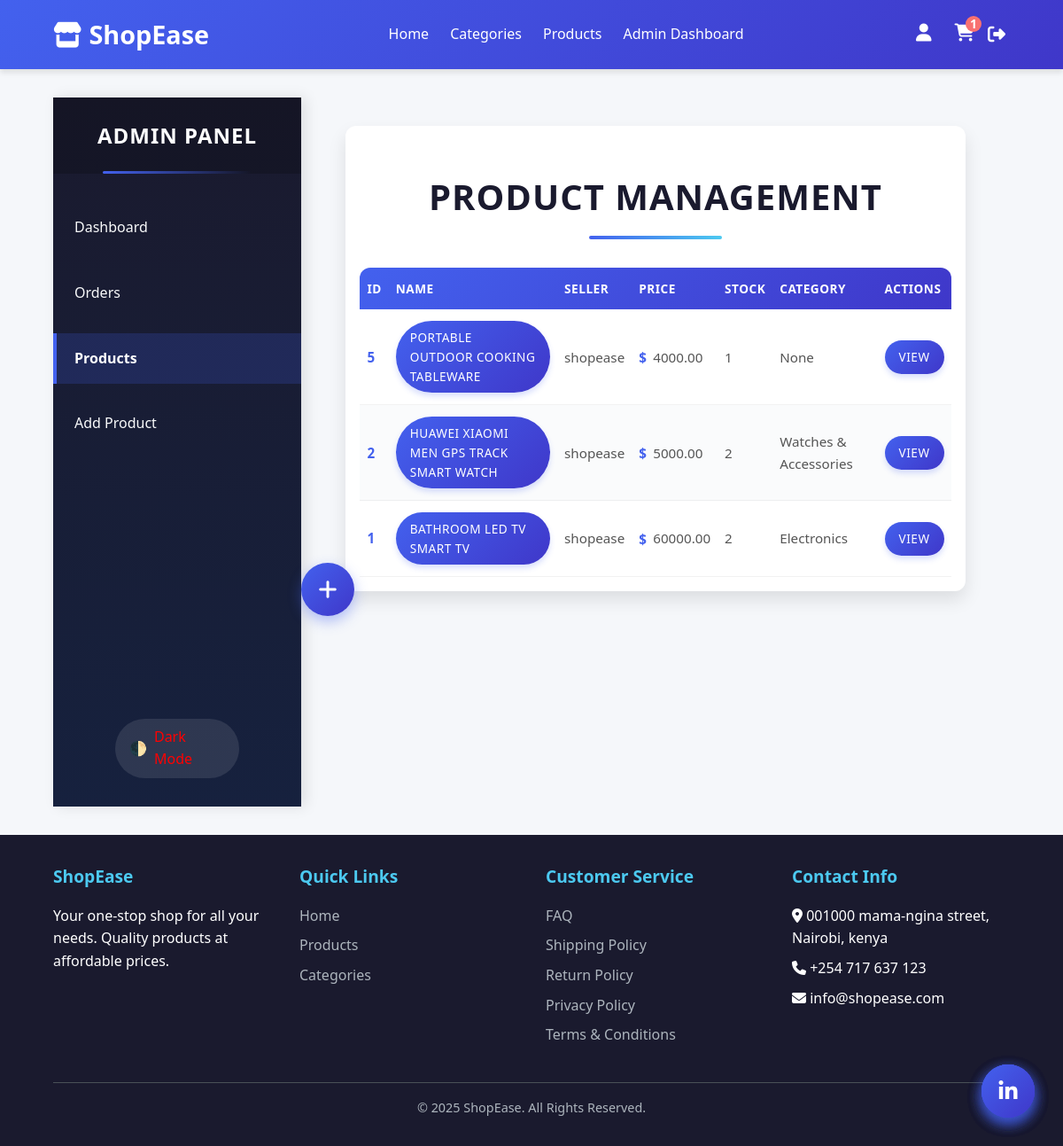
Screenshot of /admin-panel/products/ (signed in) with the database file from the repository.
### shop/models.py (models this page shows, shortened)
class Product(models.Model):
    seller = models.ForeignKey(User, on_delete=models.CASCADE, related_name="products")
    name = models.CharField(max_length=255)
    description = models.TextField(blank=True)
    image = models.ImageField(upload_to='products/', blank=True, null=True)
    price = models.DecimalField(max_digits=10, decimal_places=2)
    stock = models.PositiveIntegerField(default=1)
    category = models.ForeignKey(
        'Category',
        on_delete=models.SET_NULL,
        null=True,
        blank=True,
        related_name="products",
    )
    color_options = models.ManyToManyField(Color, blank=True, related_name='products')
    size = models.CharField(max_length=100, blank=True, help_text="e.g. M, 42, 10cm x 5cm")
    sku = models.CharField(max_length=100, unique=True, blank=True, null=True, help_text="Auto-generated stock keeping unit")
    delivery_fee = models.DecimalField(max_digits=10, decimal_places=2, default=0.00, help_text="Delivery fee for this product")
    LOCAL = 'local'
    ALIEXPRESS = 'aliexpress'
    SOURCE_CHOICES = [
        (LOCAL, 'Local'),
        (ALIEXPRESS, 'AliExpress'),
    ]
    source = models.CharField(max_length=20, choices=SOURCE_CHOICES, default=LOCAL)
    aliexpress_url = models.URLField(max_length=5000,blank=True, null=True, help_text="AliExpress product page URL")
    supplier_name = models.CharField(max_length=255, blank=True, null=True, help_text="Name of local supplier")
    supplier_contact = models.CharField(max_length=255, blank=True, null=True, help_text="Phone, email, or other contact")
    supplier_price = models.DecimalField(max_digits=10, decimal_places=2, blank=True, null=True, help_text="Original price from supplier")
    created_at = models.DateTimeField(auto_now_add=True)
    updated_at = models.DateTimeField(auto_now=True)

class Category(models.Model):
    name = models.CharField(max_length=100, unique=True)
    description = models.TextField(blank=True)

### shop/views.py (the view)
# urls.py: path("admin-panel/products/", views.a_product_list, name="admin_product_list"),
@user_passes_test(is_admin)
def a_product_list(request):
    products = Product.objects.all().order_by("-created_at")
    return render(request, "admin/products/list.html", {"products": products})

### shop/context_processors.py (called while the page is built)
def cart_count(request):
    if request.user.is_authenticated:
        cart = Cart.objects.filter(user=request.user, is_active=True).first()
        return {'cart_count': cart.total_items() if cart else 0}
    return {'cart_count': 0}

### shop/models.py (called while the page is built)
    def total_items(self):
        return self.items.aggregate(total=models.Sum("quantity"))["total"] or 0

### shop/views.py (called while the page is built)
def is_admin(user):
    return user.is_authenticated and user.is_staff

### shop/templates/admin/products/list.html (shortened to what this page needs)
{% extends "admin/a_base.html" %}
{% block admin_content %}
<div class="table-container">
    <h1>Product Management</h1>
    <table>
        <thead>
            <tr>
                <th>ID</th>
                <th>Name</th>
                <th>Seller</th>
                <th>Price</th>
                <th>Stock</th>
                <th>Category</th>
                <th>Actions</th>
            </tr>
        </thead>
        <tbody>
            {% for product in products %}
            <tr>
                <td>{{ product.id }}</td>
                <td><a href="{% url 'admin_product_detail' product.id %}" class="animated-underline">{{ product.name }}</a></td>
                <td>{{ product.seller.username }}</td>
                <td class="price-cell"><span>{{ product.price }}</span></td>
                <td>{{ product.stock }}</td>
                <td>{{ product.category.name|default:"None" }}</td>
                <td>
                    <a href="{% url 'admin_product_detail' product.id %}" data-tooltip="View Details">View</a>
                </td>
            </tr>
            {% endfor %}
        </tbody>
    </table>
</div>
<a href="{% url "add_product" %}" class="fab" data-tooltip="Add New Product">+</a>
{% endblock %}

### shop/templates/base.html (style rules this page uses)
:root { --primary-color: #4a6fa5; --secondary-color: #166088; --accent-color: #4fc3f7; --light-color: #f8f9fa; --dark-color: #343a40; --success-color: #28a745; --warning-color: #ffc107; --danger-color: #dc3545; --shadow: 0 4px 6px rgba(0, 0, 0, 0.1); --transition: all 0.3s ease; }
* { margin: 0; padding: 0; box-sizing: border-box; font-family: 'Segoe UI', Tahoma, Geneva, Verdana, sans-serif; }
body { background-color: #f5f5f5; color: #333; line-height: 1.6; display: flex; flex-direction: column; min-height: 100vh; }

### shop/templates/admin/a_base.html (style rules this page uses)
:root { --sidebar-width: 280px; --sidebar-bg: #1a1a2e; --sidebar-text: #f8f9fa; --sidebar-accent: #4361ee; --sidebar-hover: rgba(67, 97, 238, 0.2); --main-bg: #f5f7fa; --transition: all 0.3s cubic-bezier(0.25, 0.8, 0.25, 1); }
body { width: 100%; }

### shop/templates/admin/products/list.html (style rules this page uses)
:root { --primary-color: #4361ee; --secondary-color: #3f37c9; --accent-color: #4cc9f0; --dark-color: #1a1a2e; --light-color: #f8f9fa; --success-color: #4ade80; --warning-color: #fbbf24; --danger-color: #f87171; --border-radius: 12px; --box-shadow: 0 10px 20px rgba(0, 0, 0, 0.1); --transition: all 0.3s cubic-bezier(0.25, 0.8, 0.25, 1); }
body { font-family: 'Segoe UI', Tahoma, Geneva, Verdana, sans-serif; background-color: #f5f7fa; color: #333; line-height: 1.6; }
h1 { text-align: center; margin: 2rem 0; font-size: 2.5rem; font-weight: 700; color: var(--dark-color); position: relative; padding-bottom: 1rem; text-transform: uppercase; letter-spacing: 1px; }
h1::after { content: ''; position: absolute; bottom: 0; left: 50%; transform: translateX(-50%); width: 150px; height: 4px; background: linear-gradient(90deg, var(--primary-color), var(--accent-color)); border-radius: 2px; }
.table-container { max-width: 95%; margin: 0 auto; padding: 2rem; background: white; border-radius: var(--border-radius); box-shadow: var(--box-shadow); overflow: hidden; transition: var(--transition); }
table { width: 100%; border-collapse: separate; border-spacing: 0; font-size: 0.95rem; overflow: hidden; animation: fadeIn 0.8s ease-in-out; }
thead { background: linear-gradient(135deg, var(--primary-color), var(--secondary-color)); color: white; position: sticky; top: 0; z-index: 10; }
th { padding: 1.2rem 1rem; text-align: left; font-weight: 600; letter-spacing: 0.5px; text-transform: uppercase; font-size: 0.85rem; }
th:first-child { border-top-left-radius: var(--border-radius); }
th:last-child { border-top-right-radius: var(--border-radius); }
tbody tr { transition: var(--transition); border-bottom: 1px solid rgba(0, 0, 0, 0.05); }
tbody tr:nth-child(even) { background-color: rgba(245, 247, 250, 0.5); }
td { padding: 1.2rem 1rem; color: #555; font-weight: 500; border-bottom: 1px solid rgba(0, 0, 0, 0.05); }
td:first-child { color: var(--primary-color); font-weight: 600; }
td a { display: inline-block; padding: 0.5rem 1rem; background: linear-gradient(135deg, var(--primary-color), var(--secondary-color)); color: white; text-decoration: none; border-radius: 50px; font-size: 0.85rem; font-weight: 500; transition: var(--transition); box-shadow: 0 4px 6px rgba(67, 97, 238, 0.2); text-transform: uppercase; letter-spacing: 0.5px; }
@media (max-width: 1200px) { .table-container { padding: 1rem; } }
@media (max-width: 1200px) { th, td { padding: 0.8rem 0.5rem; } }
.fab { position: fixed; bottom: 2rem; right: 2rem; width: 60px; height: 60px; background: linear-gradient(135deg, var(--primary-color), var(--secondary-color)); color: white; border-radius: 50%; display: flex; align-items: center; justify-content: center; font-size: 1.5rem; box-shadow: 0 6px 15px rgba(67, 97, 238, 0.4); cursor: pointer; transition: var(--transition); z-index: 100; text-decoration: none; }
.price-cell { position: relative; }
.price-cell::before { content: '$'; position: absolute; left: 0.5rem; top: 50%; transform: translateY(-50%); color: var(--primary-color); font-weight: bold; }
.price-cell span { margin-left: 1rem; }
[data-tooltip] { position: relative; }
[data-tooltip]::after { content: attr(data-tooltip); position: absolute; bottom: 100%; left: 50%; transform: translateX(-50%); background-color: var(--dark-color); color: white; padding: 0.5rem 1rem; border-radius: 4px; font-size: 0.8rem; white-space: nowrap; opacity: 0; visibility: hidden; transition: var(--transition); z-index: 100; }
.animated-underline { position: relative; }
.animated-underline::after { content: ''; position: absolute; bottom: -2px; left: 0; width: 0; height: 2px; background: var(--primary-color); transition: width 0.3s ease; }

### rows the page displays
Product: id "5", name "PORTABLE OUTDOOR COOKING TABLEWARE", seller.username "shopease", price "4000.00", stock "1", category.name "None"
Product: id "2", name "HUAWEI XIAOMI MEN GPS TRACK SMART WATCH", seller.username "shopease", price "5000.00", stock "2", category.name "Watches & Accessories"
Product: id "1", name "BATHROOM LED TV SMART TV", seller.username "shopease", price "60000.00", stock "2", category.name "Electronics"

### other values shown
{{ cart_count }} "1"
